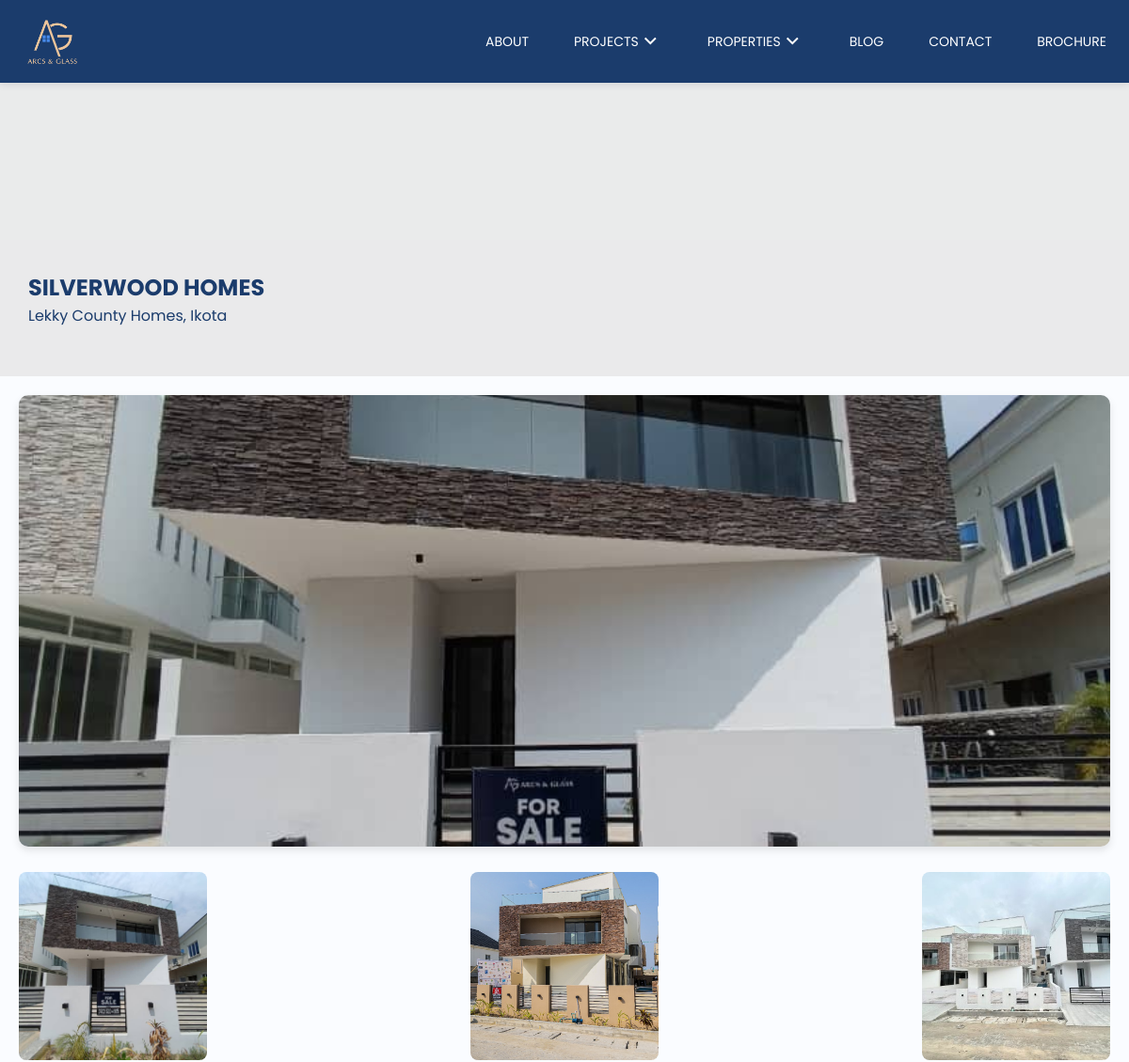
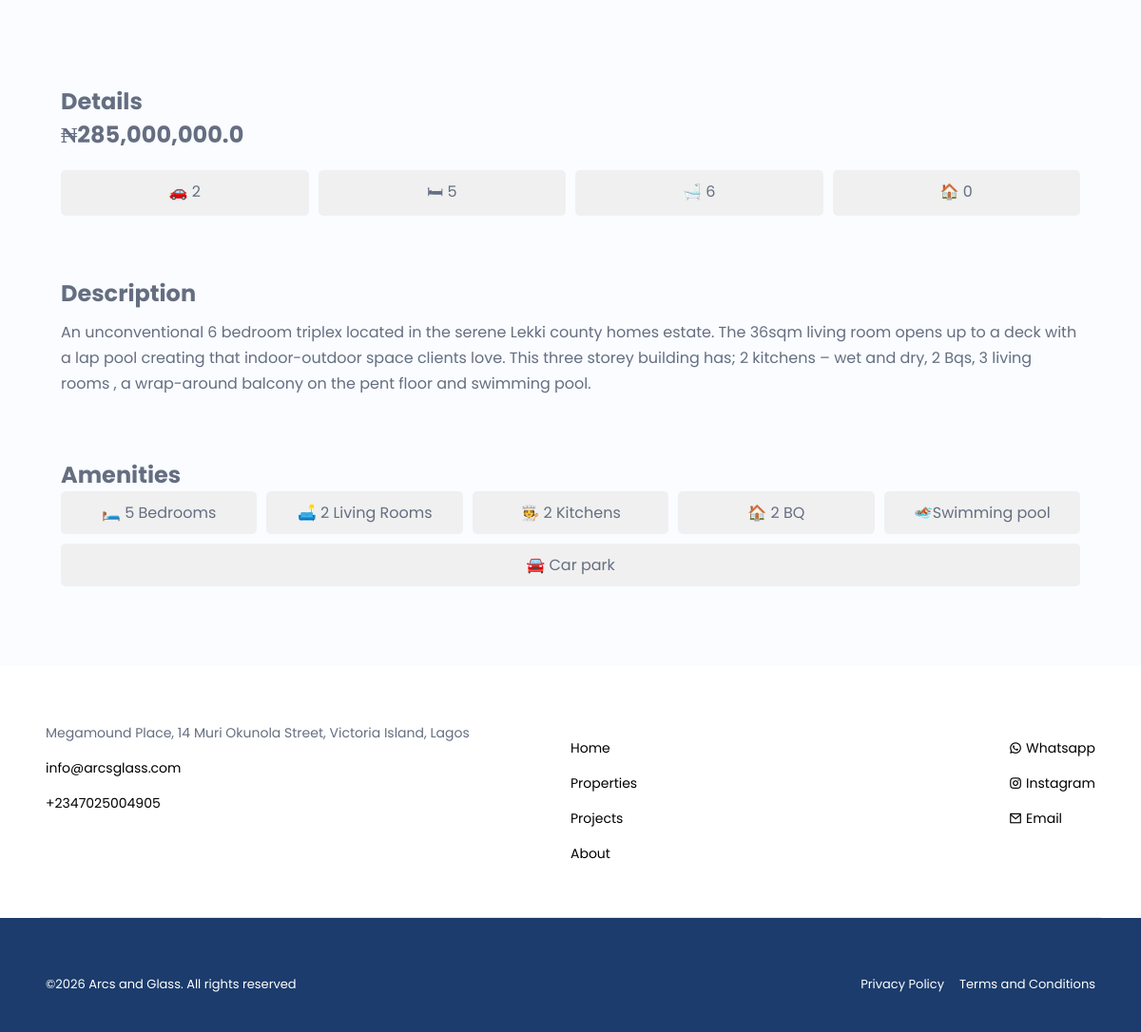
The app's page /property_info/silverwood_homes with its own data (2 pictures, top to bottom).
### app/models.py (models this page shows, shortened)
class Property(models.Model):
    name = models.CharField(max_length=50)
    location = models.CharField(max_length=50)
    price = models.FloatField()
    bedroom_count = models.PositiveIntegerField(default=0)
    bathroom_count = models.PositiveIntegerField(default=0)
    parking_space_count = models.PositiveIntegerField(default=0)
    home_unit_count = models.PositiveIntegerField(default=0)
    property_type = models.CharField(max_length=50, choices=HOME_UNIT_CHOICES, default="duplex")
    description = models.TextField(default="")
    slug = models.SlugField(unique=True, max_length=255, default=f"{str(uuid4())}")
    created_at = models.DateTimeField(auto_now_add=True)

class PropertyImage(models.Model):
    property = models.ForeignKey(Property, on_delete=models.CASCADE, related_name="property_images")
    image = models.ImageField(upload_to="property")

class PropertyAmenity(models.Model):
    property = models.ForeignKey(Property, on_delete=models.CASCADE, related_name="property_amenities")
    amenity = models.CharField(max_length=50)

class SiteInfo(models.Model):
    address = models.CharField(max_length=255)
    email = models.EmailField()
    phone_number = models.CharField(max_length=100)
    instagram = models.CharField(max_length=100)
    twitter = models.CharField(max_length=100)
    whatsapp = models.CharField(max_length=100)
    about_us = models.TextField(default="")

### app/views.py (the view)
# urls.py: path("property_info/<str:slug>", views.property_info, name="property_info"),
def property_info(request, slug):
    site_info = SiteInfo.objects.first()
    nav_latest_projects = Project.objects.all().order_by("-created_at")[:3]
    nav_latest_properties = Property.objects.all().order_by("-created_at")[:3]
    property = get_object_or_404(Property, slug=slug)
    return render(
        request,
        "property_info.html",
        context={
            "site_info": site_info,
            "nav_latest_projects": nav_latest_projects,
            "nav_latest_properties": nav_latest_properties,
            "property": property,
        },
    )

### app/templatetags/custom_tags.py (called while the page is built)
@register.filter
def format_amount(value):
    return format(value, ",")

### app/templates/property_info.html (shortened to what this page needs)
{% extends 'home_template.html' %}
{% load static %}
{% load custom_tags %}
{% block head %}
  <link rel="stylesheet" href="{% static './assets/css/properties.css' %}" />
  <link rel="stylesheet" href="{% static './assets/css/lightbox.css' %}" />
  <link rel="stylesheet" href="{% static './assets/css/propertyInfo.css' %}" />
{% endblock %}
{% block content %}
  <section class="property-section">
    <div class="content">
      <h2>{{ property.name }}</h2>
      <p>{{ property.location }}</p>
    </div>
  </section>
  <div class="gallery-container">
    <div class="featured-image">
      {% if property.property_images.count > 0 %}
        <img src="{{ property.property_images.first.image.url }}" alt="Featured Property" />
      {% else %}
        <img src="{% static 'assets/image/default.jpg' %}" alt="Featured Property" />
      {% endif %}
    </div>
    <div class="thumbnails">
      {% for property_image in property.property_images.all|slice:15 %}
        <a href="{{ property_image.image.url }}" data-lightbox="image-1" class="gallery-item w-inline-block w-lightbox"><img src="{{ property_image.image.url }}" alt="" class="{{ property_image.property.name }}" /></a>
      {% endfor %}
    </div>
  </div>
  <section class="property-info">
    <div>
      <h1>Details</h1>
      <div class="price">₦{{ property.price|format_amount }}</div>
      <div class="details">
        <div>🚗 {{ property.parking_space_count }}</div>
        <div>🛏 {{ property.bedroom_count }}</div>
        <div>🛁 {{ property.bathroom_count }}</div>
        <div>🏠 {{ property.home_unit_count }}</div>
      </div>
    </div>
    <div class="desc-section">
      <h2>Description</h2>
      <div class="description">
        <p>{{ property.description }}</p>
      </div>
    </div>
    {% if property.property_amenities.count < 1 %}
      <h2>No Amenities Specified</h2>
    {% else %}
      <h2>Amenities</h2>
      <div class="amenities">
        {% for amenity in property.property_amenities.all %}
          <div>{{ amenity.amenity }}</div>
        {% endfor %}
      </div>
    {% endif %}
  </section>
{% endblock %}

### app/templates/footer.html (shortened to what this page needs)
<footer>
    <div class="footer">
      <div class="start">
        <p>
            {{ site_info.address }}
        </p>
        <ul>
          <li>
            <a href="mailto:{{ site_info.email }}">{{ site_info.email }}</a>
          </li>
          <li>
            <a href="tel:{{ site_info.phone_number }}">{{ site_info.phone_number }}</a>
          </li>
        </ul>
      </div>
      <div class="center">
        <ul>
          <li>
            <a href="{% url 'index' %}">Home</a>
          </li>
          <li>
            <a href="{% url 'properties' %}">Properties</a>
          </li>
          <li>
            <a href="{% url 'projects' %}">Projects</a>
          </li>
          <li>
            <a href="{% url 'about' %}">About</a>
          </li>
        </ul>
        <ul>
          <li>
            <a href="{{ site_info.whatsapp }}"> <span><i class="ri-whatsapp-line whatsapp"></i></span> Whatsapp</a>
          </li>
          <li>
            <a href="{{ site_info.instagram }}"> <span><i class="ri-instagram-line instagram"></i></span> Instagram</a>
          </li>
          <li>
            <a href="mailto:{{ site_info.email }}"> <span><i class="ri-mail-line"></i></span> Email</a>
          </li>
        </ul>
      </div>
    </div>
    <div class="footer_last">
      <p>
        &copy;Arcs and Glass. All rights reserved
      </p>
      <ul>
        <li>
          <a href="{% url 'index' %}">Privacy Policy</a>
        </li>
        <li>
          <a href="{% url 'index' %}">Terms and Conditions</a>
        </li>
      </ul>
    </div>
  </footer>

### public/static/assets/css/footer.css (style rules this page uses)
* { margin: 0; padding: 0; box-sizing: border-box; font-family: 'Poppins'; }
html, body { overflow-x: hidden; }
ul { list-style: none; padding-left: 0 !important; }
a { color: #000; text-decoration: none; }
.footer { display: flex; justify-content: space-between; background-color: #fff; background-image: none; margin-left: 0; margin-right: 0; padding: 60px 4% 40px; position: relative; font-size: 14px; }
.footer .start { width: 50%; }
.footer .center { width: 50%; display: flex; justify-content: space-between; }
.footer ul li { margin: 1rem 0; }
.footer_last { display: flex; justify-content: space-between; padding: 60px 4% 40px; font-size: 13px; background-color: #1b3c6c; color: #fff; }
.footer_last a { color: #fff; }
.footer_last ul { display: flex; gap: 1rem; }

### public/static/assets/css/properties.css (style rules this page uses)
.property-section { position: relative; width: 100%; height: 80vh; overflow: hidden; }
.content { position: absolute; bottom: 20px; left: 30px; z-index: 2; }

### static/assets/css/propertyInfo.css (style rules this page uses)
.property-section { position: relative; width: 100%; height: 50vh; overflow: hidden; background-color: #e7e7e7d3; color: #1B3C6C !important; }
.content { position: absolute; bottom: 20px; left: 30px; z-index: 2; }
.property-section .content p { margin-bottom: 2rem; }
.gallery-container { max-width: 1200px; margin: 0 auto; padding: 20px; }
.featured-image img { width: 100%; height: 60vh; border-radius: 10px; box-shadow: 0 4px 8px rgba(0, 0, 0, 0.1); margin-bottom: 20px; object-fit: cover; }
.thumbnails { display: flex; justify-content: space-between; gap: 15px; }
.thumbnails img { width: 200px; height: 200px; object-fit: cover; border-radius: 8px; cursor: pointer; transition: transform 0.3s ease, box-shadow 0.3s ease; }
.property-info { padding: 4rem; }
.price { font-size: 1.5em; font-weight: bold; margin-bottom: 20px; }
.details, .amenities { display: flex; flex-wrap: wrap; gap: 10px; margin-bottom: 20px; }
.details > div, .amenities > div { background-color: #f0f0f0; padding: 10px; border-radius: 5px; flex: 1 1 calc(20% - 10px); text-align: center; }
.desc-section { margin: 4rem 0; }
.description { margin:10px 0 20px; line-height: 1.7; }

### static/assets/css/global.css (style rules this page uses)
:root { --header-height: 3.5rem; --first-color: hsl(220, 68%, 54%); --first-color-lighten: hsl(220, 68%, 97%); --second-color: #b8742b; --title-color: hsl(220, 48%, 28%); --text-color: hsl(220, 12%, 45%); --body-color: hsl(220, 100%, 99%); --body-font: "Poppins", sans-serif; --normal-font-size: .938rem; --small-font-size: .813rem; --smaller-font-size: .75rem; --font-medium: 500; --font-semi-bold: 600; --z-tooltip: 10; --z-fixed: 100; }
@media screen and (min-width: 1024px) { :root { --normal-font-size: 1rem; --small-font-size: .875rem; --smaller-font-size: .813rem; } }
* { box-sizing: border-box; padding: 0; margin: 0; }
body { font-family: var(--body-font); font-size: var(--normal-font-size); background-color: var(--body-color); color: var(--text-color); }
ul { list-style: none; }
a { text-decoration: none; }

### records on screen
Property: name "SILVERWOOD HOMES", location "Lekky County Homes, Ikota", property_images.first.image (picture), price "285,000,000.0", parking_space_count "2", bedroom_count "5", bathroom_count "6", home_unit_count "0", description "An unconventional 6 bedroom triplex located in the serene Lekki county homes estate. The 36sqm living room opens up to a deck with a lap pool creating that indoor-outdoor space clients love. This three storey building has; 2 kitchens – wet and dry, 2 Bqs, 3 living rooms , a wrap-around balcony on the pent floor and swimming pool."
PropertyImage: image (picture)
PropertyImage: image (picture)
PropertyImage: image (picture)
PropertyAmenity: amenity "🛏️ 5 Bedrooms"
PropertyAmenity: amenity "🛋️ 2 Living Rooms"
PropertyAmenity: amenity "🧑‍🍳 2 Kitchens"
PropertyAmenity: amenity "🏠 2 BQ"
PropertyAmenity: amenity "🏊🏽Swimming pool"
PropertyAmenity: amenity "🚘 Car park"
SiteInfo: address "Megamound Place, 14 Muri Okunola Street, Victoria Island, Lagos", email "info@arcsglass.com", phone_number "+2347025004905"
